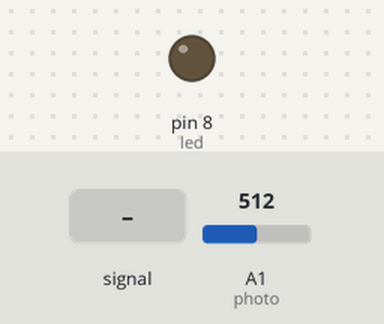
Bench run of a sketch on a simulated Arduino Uno, built with avr-gcc and run on an emulated ATmega328P. Parts: output pins drawn as LEDs (lit = HIGH). The inputs (shaded band) are chosen by the test bench; at power-on: A1 (photo) = 512. What the sketch prints to the serial monitor is not drawn.

Above: at 1.2 s.
1.3 s: A1 (photo) fed a 200 Hz sine of ±255 counts around its level
At 1.8 s:
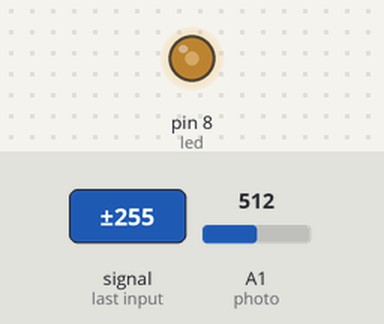
2.8 s: A1 (photo) set to 390
At 3.4 s:
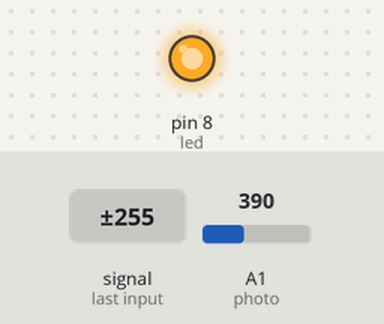
4.3 s: A1 (photo) set to 492
5.8 s: A1 (photo) set to 514
At 6.9 s:
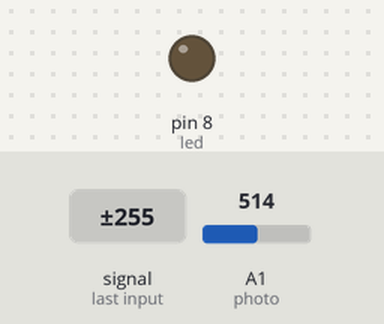
7.3 s: A1 (photo) set to 306
At 8.0 s:
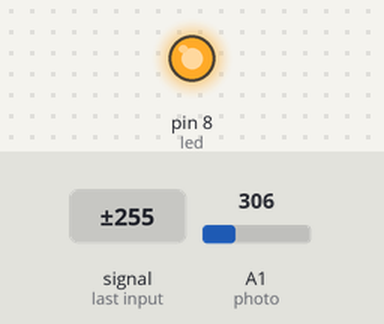
8.8 s: A1 (photo) set to 510
At 9.2 s:
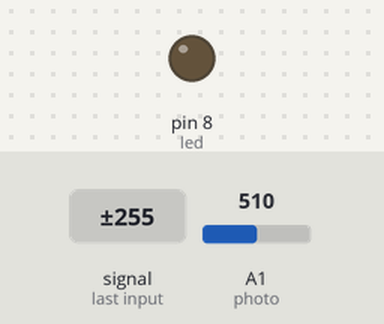
Timing chart, 0 to 11.3 s (numbered marks = the images above; inputs shaded):
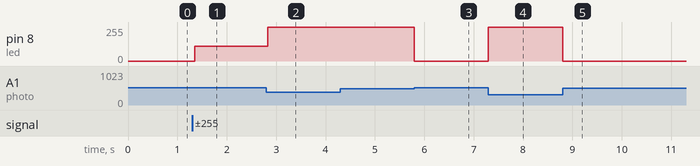

The sketch:

photoresistance.ino
```cpp
int photo = A1;
int led = 8;
void setup() {
  // put your setup code here, to run once:
  Serial.begin(115200);
  pinMode(photo, INPUT);
  pinMode(led, OUTPUT);
}

void loop() {
  // put your main code here, to run repeatedly:
  int lecture = analogRead(photo);
  Serial.println(lecture);
  if (lecture > 500) {
    digitalWrite(led, LOW);
  }
  if (lecture < 400) {
    digitalWrite(led, HIGH);
  }
}
```

Measured:
- the behaviour switches between 500 and 501 on A1 (photo) (found by bisection; images 2 and 3)
- after the input at 1.3 s, pin 8 (led): 0/255 → 109/255 after 0.05 s
- after the input at 2.8 s, pin 8 (led): 109/255 → 255/255 at once
- after the input at 5.8 s, pin 8 (led): 255/255 → 0/255 at once
- after the input at 7.3 s, pin 8 (led): 0/255 → 255/255 at once
- after the input at 8.8 s, pin 8 (led): 255/255 → 0/255 at once
